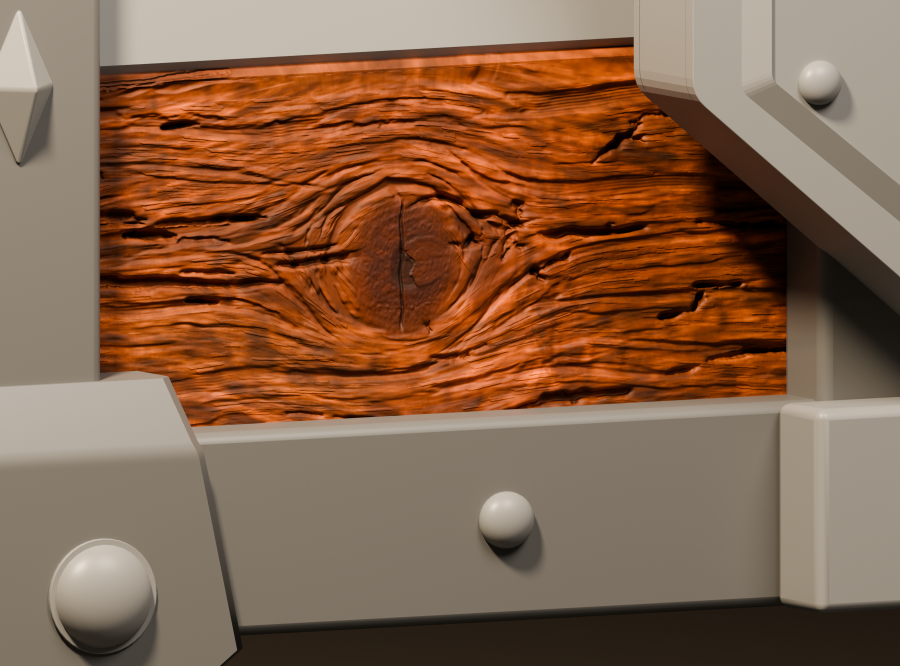
#> input picture treasure_chest_20261113/phase04/wood_lab/timber_refinement/BC_final_polish/close_softwarm_final.png, 1800 x 1332 px, found by its file name (shown at 1/2 size); the run also reads 1 picture not shown here
$ python present.py
#> lines starting #> are read from the running program, lines starting #| are printed output that depends on the picture
from pathlib import Path
from PIL import Image,ImageDraw,ImageFont,ImageOps
import json
D=Path(__file__).resolve().parent;W=D.parent;A=W/'AW_depth_hierarchy';C=W/'BC_final_polish';R=D.parents[3]/'reference.png'
try:font=ImageFont.truetype('/System/Library/Fonts/Helvetica.ttc',22)
except OSError:font=ImageFont.load_default()
def sheet(items,name,size):
 out=Image.new('RGB',(size[0]*len(items),size[1]+50),'#202020');dr=ImageDraw.Draw(out)
 for i,(im,label) in enumerate(items):
  im=im if isinstance(im,Image.Image) else Image.open(im).convert('RGB');im=ImageOps.contain(im,size,Image.Resampling.LANCZOS);out.paste(im,(i*size[0]+(size[0]-im.width)//2,50+(size[1]-im.height)//2));dr.text((i*size[0]+14,14),label,fill='white',font=font)
 out.save(D/name,quality=98)
def crop(p):
 im=Image.open(p).convert('RGB');s=im.width/1200;return im.crop(tuple(round(v*s) for v in (140,110,1040,550)))
close=C/'close_softwarm_final.png';right=C/'right_softwarm_final.png';context=C/'context_contact_softwarm_final.png'
if close.exists():
 sheet([(crop(A/'close_softwarm_final.png'),'Starting AW checkpoint'),(crop(close),'Selected final polish, same lighting')],'baseline_final.jpg',(1000,490))
#> in crop, `return im.crop(tuple((round(v * s) for v in (140, 110, 1040, 550))))`:
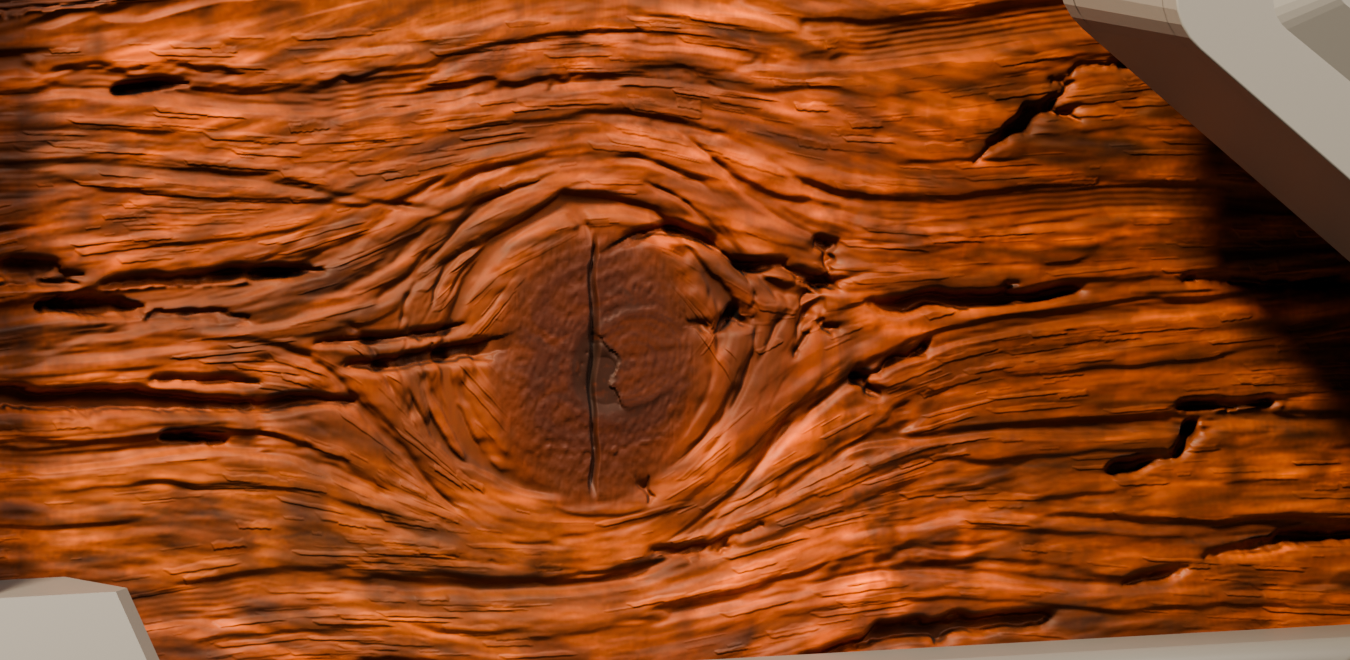
#> returned value: PIL image 1350x660 RGB; mean R, G, B 134.2, 65.2, 24.1
#> in sheet, `out = Image.new('RGB', (size[0] * len(items), size[1] + 50), '#202020'`: out: PIL image 2000x540 RGB; every value is 32
#> pass 2 of the loop in sheet, `for i,(im,label) in enumerate(items):`:
#> in sheet, `out.paste(im, (i * size[0] + (size[0] - im.width) // 2, 50 + (size[1] `:
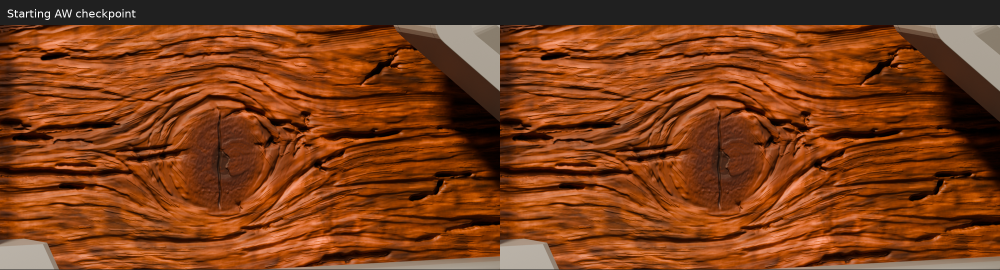
#> out: PIL image 2000x540 RGB (shown at 1/2 size); mean R, G, B 124.8, 62.4, 25.2
#> in sheet, `out.save(D/name,quality=98)`:
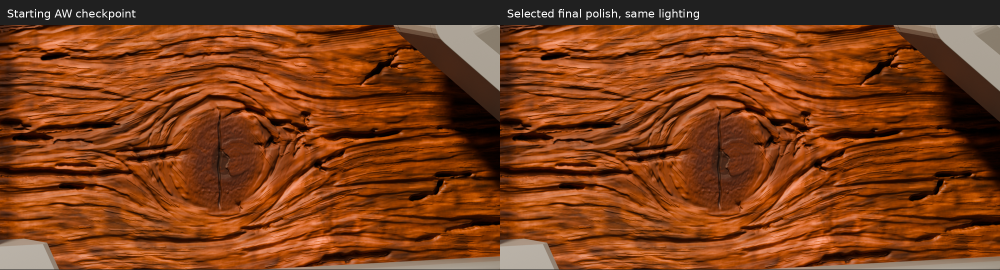
#> saved as baseline_final.jpg: PIL image 2000x540 RGB (shown at 1/2 size); mean R, G, B 125.2, 62.7, 25.5
 im=Image.open(close).convert('RGB');im.crop((390,225,1395,840)).save(D/'knot_close.jpg',quality=99)
#> after `im = Image.open(close).convert('RGB')`:
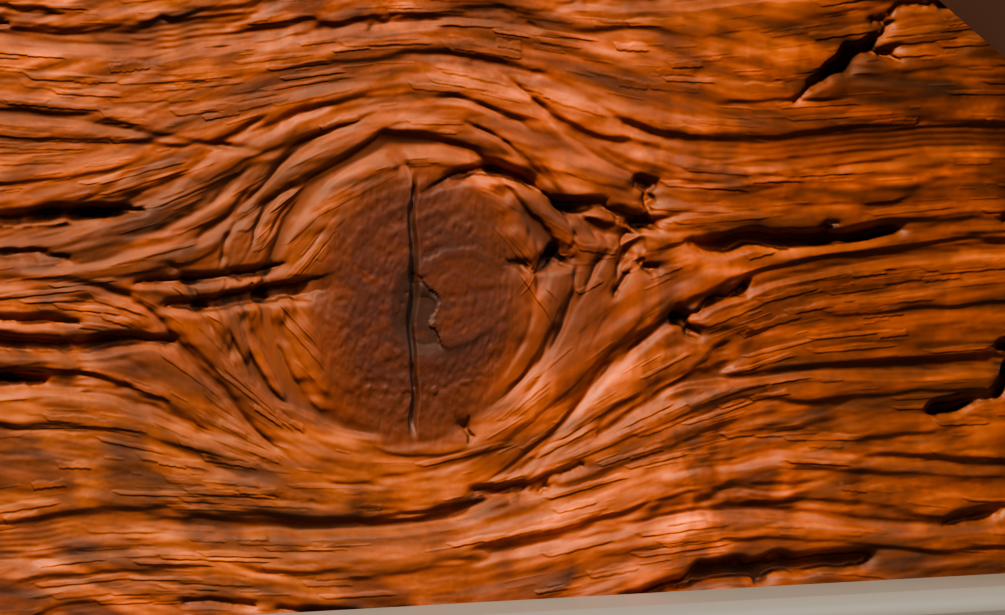
#> saved as knot_close.jpg: PIL image 1005x615 RGB; mean R, G, B 138.3, 65.2, 21.9
if close.exists() and right.exists():sheet([(close,'Knot and left bay'),(right,'Right bay, hardware shadow retained')],'close_views.jpg',(1100,814))
#> call 2 of sheet, with name = 'close_views.jpg', size = (1100, 814)
#> in sheet (call 2), `out = Image.new('RGB', (size[0] * len(items), size[1] + 50), '#202020'`: out: PIL image 2200x864 RGB; every value is 32
#> pass 2 of the loop in sheet, `for i,(im,label) in enumerate(items):`:
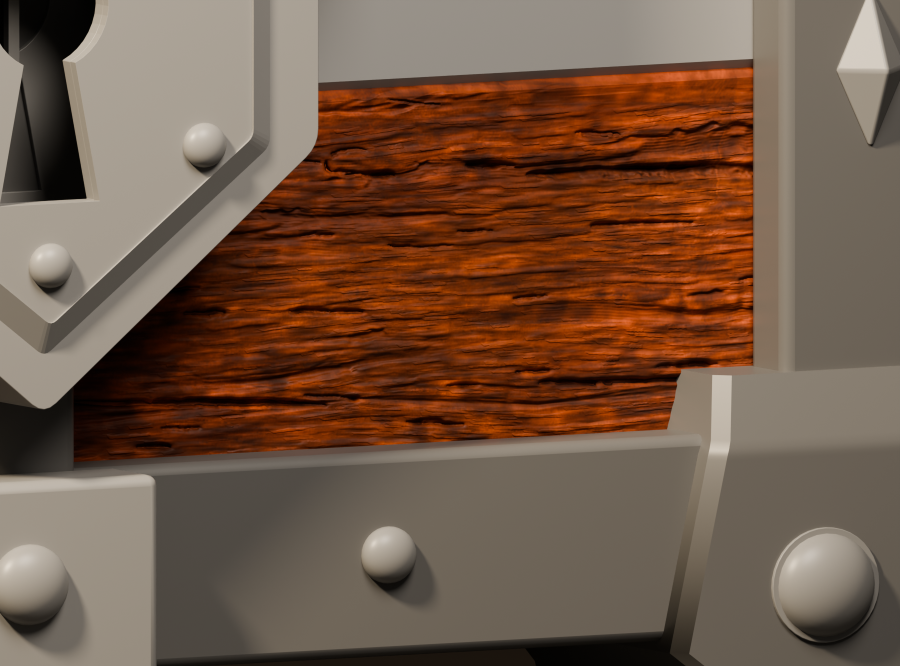
#> input picture treasure_chest_20261113/phase04/wood_lab/timber_refinement/AW_depth_hierarchy/right_softwarm_final.png, 1800 x 1332 px, found by its file name (shown at 1/2 size)
#> in sheet (call 2), `out.save(D/name,quality=98)`:
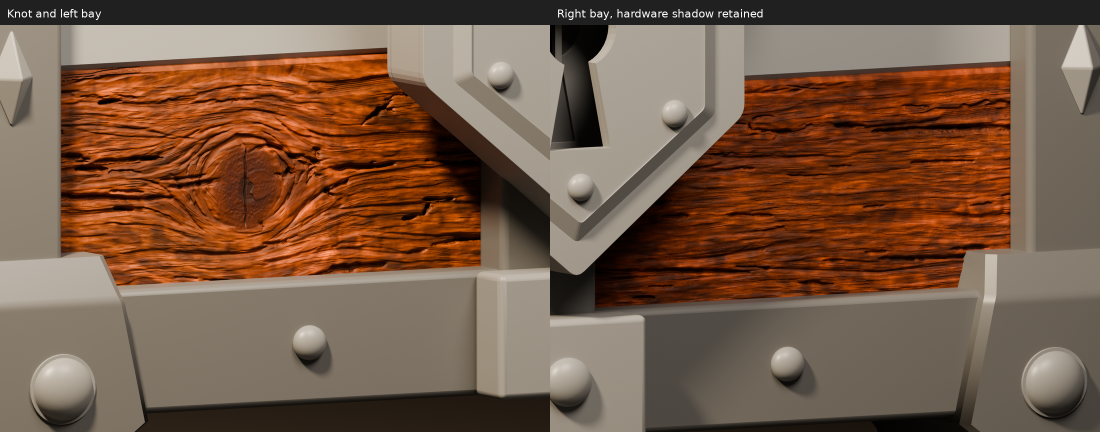
#> saved as close_views.jpg: PIL image 2200x864 RGB (shown at 1/2 size); mean R, G, B 118.1, 89.8, 69.8
if (C/'plank_softwarm_final.png').exists():sheet([(C/'plank_softwarm_final.png','Complete existing test plank; surrounding parts preserved')],'whole_plank.jpg',(1600,740))
if right.exists():sheet([(crop(A/'right_softwarm_final.png'),'Starting right bay'),(crop(right),'Final right bay, same light')],'right_before_after.jpg',(1000,490))
#> in crop (call 3), `return im.crop(tuple((round(v * s) for v in (140, 110, 1040, 550))))`:
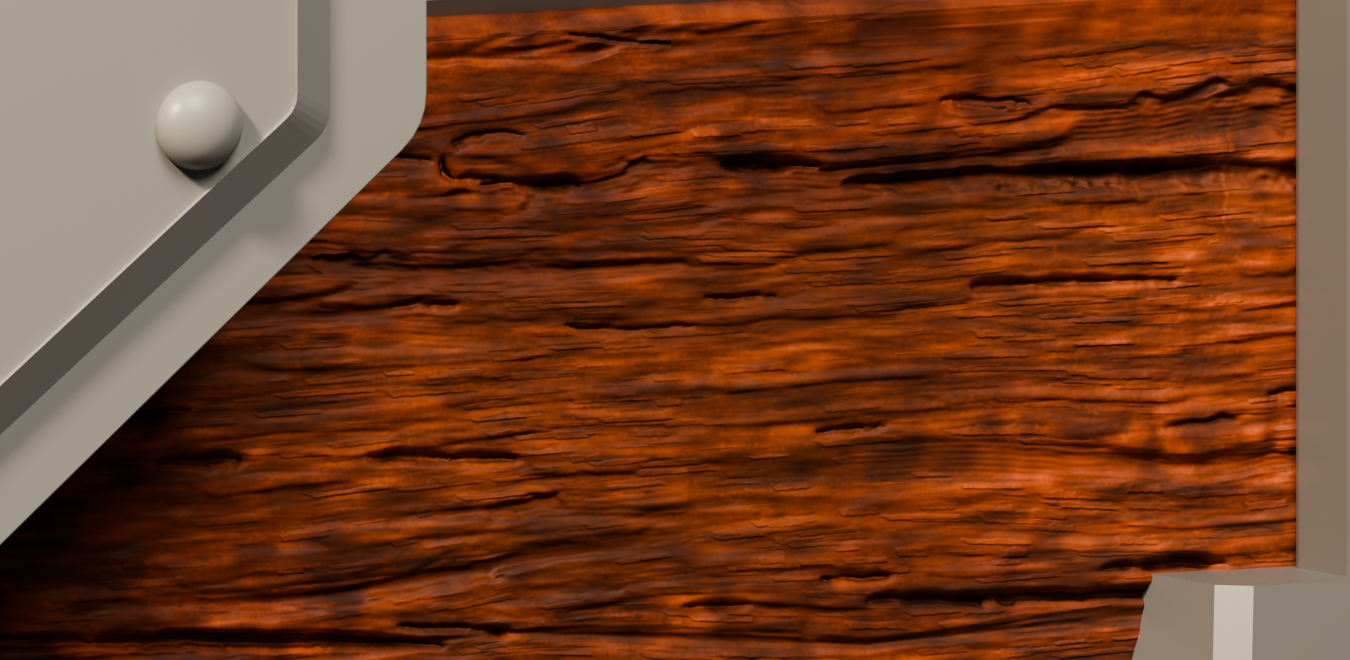
#> returned value: PIL image 1350x660 RGB; mean R, G, B 111.7, 61.2, 33.3
#> call 3 of sheet, with name = 'right_before_after.jpg', size = (1000, 490)
#> in sheet (call 3), `out.paste(im, (i * size[0] + (size[0] - im.width) // 2, 50 + (size[1] `:
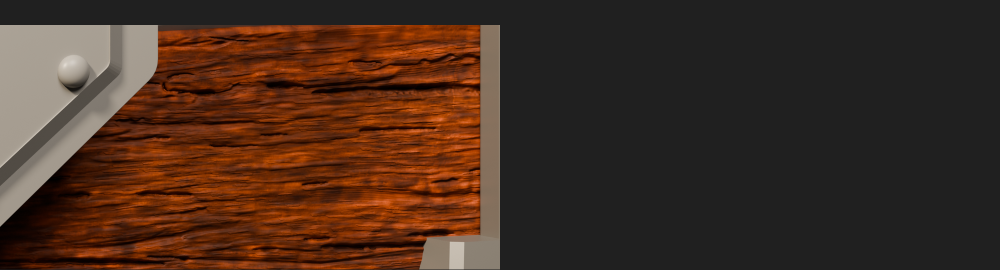
#> out: PIL image 2000x540 RGB (shown at 1/2 size); mean R, G, B 68.1, 45.2, 32.6
#> pass 2 of the loop in sheet, `for i,(im,label) in enumerate(items):`:
#> in sheet (call 3), `out.paste(im, (i * size[0] + (size[0] - im.width) // 2, 50 + (size[1] `:
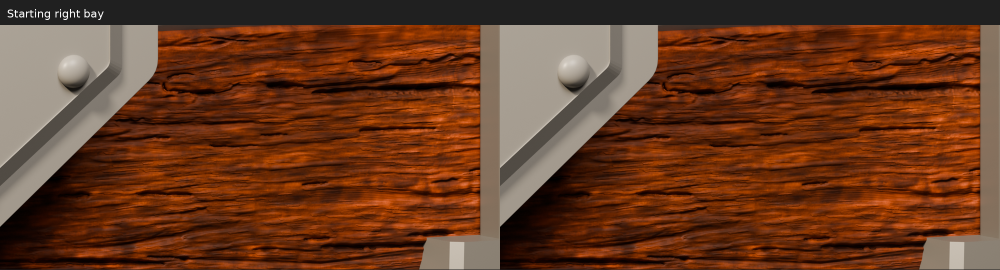
#> out: PIL image 2000x540 RGB (shown at 1/2 size); mean R, G, B 104.4, 58.7, 33.4
#> in sheet (call 3), `out.save(D/name,quality=98)`:
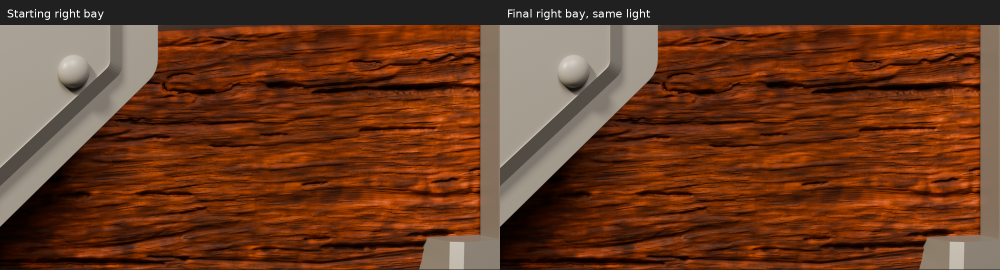
#> saved as right_before_after.jpg: PIL image 2000x540 RGB (shown at 1/2 size); mean R, G, B 104.6, 58.9, 33.7
if context.exists():
#> (the run stopped early here; a loop or call above may not have finished)
